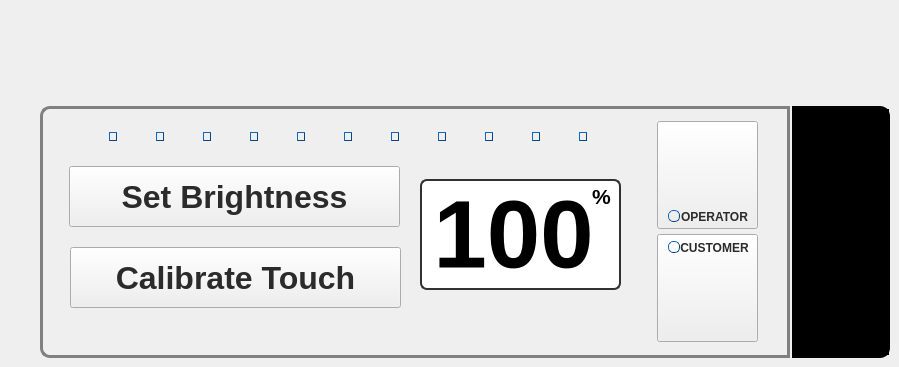
   <widget class="QWidget" name="touchscreenCalibrationTab">
    <attribute name="title">
     <string>Display</string>
    </attribute>
    <widget class="QGroupBox" name="groupBox">
     <property name="geometry">
      <rect>
       <x>40</x>
       <y>106</y>
       <width>750</width>
       <height>252</height>
      </rect>
     </property>
     <property name="styleSheet">
      <string notr="true">QGroupBox#groupBox{
	background: url(:/images/brushedSteelSheet.png); 
border-color: rgb(118, 118, 118);
/*border-radius: 10px;*/
border-top-left-radius:10px;
border-bottom-left-radius: 10px;
border: 3px solid gray;
}

</string>
     </property>
     <property name="title">
      <string/>
     </property>
     <widget class="QLabel" name="customerDisplayButText">
      <property name="geometry">
       <rect>
        <x>634</x>
        <y>133</y>
        <width>81</width>
        <height>17</height>
       </rect>
      </property>
      <property name="font">
       <font>
        <pointsize>9</pointsize>
        <weight>75</weight>
        <italic>false</italic>
        <bold>true</bold>
       </font>
      </property>
      <property name="styleSheet">
       <string notr="true">color: rgb(43, 43, 43);
background:transparent;</string>
      </property>
      <property name="text">
       <string>CUSTOMER</string>
      </property>
      <property name="alignment">
       <set>Qt::AlignCenter</set>
      </property>
     </widget>
     <widget class="QLabel" name="operatorDisplayButText">
      <property name="geometry">
       <rect>
        <x>634</x>
        <y>102</y>
        <width>81</width>
        <height>17</height>
       </rect>
      </property>
      <property name="font">
       <font>
        <pointsize>9</pointsize>
        <weight>75</weight>
        <bold>true</bold>
       </font>
      </property>
      <property name="styleSheet">
       <string notr="true">color: rgb(43, 43, 43);
background:transparent;</string>
      </property>
      <property name="text">
       <string>OPERATOR</string>
      </property>
      <property name="alignment">
       <set>Qt::AlignCenter</set>
      </property>
     </widget>
     <widget class="QLabel" name="label_12">
      <property name="geometry">
       <rect>
        <x>546</x>
        <y>80</y>
        <width>31</width>
        <height>20</height>
       </rect>
      </property>
      <property name="font">
       <font>
        <pointsize>16</pointsize>
        <weight>75</weight>
        <bold>true</bold>
       </font>
      </property>
      <property name="styleSheet">
       <string notr="true">QLabel#label_12{
color: rgb(0,0,0);
background:transparent;
}</string>
      </property>
      <property name="text">
       <string>%</string>
      </property>
      <property name="alignment">
       <set>Qt::AlignCenter</set>
      </property>
     </widget>
     <widget class="QLabel" name="brightnessLabel">
      <property name="geometry">
       <rect>
        <x>383</x>
        <y>78</y>
        <width>181</width>
        <height>101</height>
       </rect>
      </property>
      <property name="font">
       <font>
        <pointsize>72</pointsize>
        <weight>75</weight>
        <bold>true</bold>
       </font>
      </property>
      <property name="styleSheet">
       <string notr="true">QLabel#brightnessLabel{
color: rgb(0,0,0);
}
</string>
      </property>
      <property name="text">
       <string>100</string>
      </property>
      <property name="alignment">
       <set>Qt::AlignCenter</set>
      </property>
     </widget>
     <widget class="QPushButton" name="operatorScreenBut">
      <property name="geometry">
       <rect>
        <x>617</x>
        <y>15</y>
        <width>101</width>
        <height>108</height>
       </rect>
      </property>
      <property name="styleSheet">
       <string notr="true"/>
      </property>
      <property name="text">
       <string/>
      </property>
      <property name="checkable">
       <bool>true</bool>
      </property>
      <property name="checked">
       <bool>false</bool>
      </property>
      <property name="autoExclusive">
       <bool>true</bool>
      </property>
     </widget>
     <widget class="QPushButton" name="setBrightnessBut">
      <property name="geometry">
       <rect>
        <x>29</x>
        <y>60</y>
        <width>331</width>
        <height>61</height>
       </rect>
      </property>
      <property name="font">
       <font>
        <pointsize>24</pointsize>
        <weight>75</weight>
        <bold>true</bold>
       </font>
      </property>
      <property name="styleSheet">
       <string notr="true">QPushButton#setBrightnessBut{
color: rgb(43, 43, 43);
}</string>
      </property>
      <property name="text">
       <string>Set Brightness</string>
      </property>
      <property name="checkable">
       <bool>false</bool>
      </property>
      <property name="flat">
       <bool>false</bool>
      </property>
     </widget>
     <widget class="QPushButton" name="customerScreenBut">
      <property name="geometry">
       <rect>
        <x>617</x>
        <y>128</y>
        <width>101</width>
        <height>108</height>
       </rect>
      </property>
      <property name="text">
       <string/>
      </property>
      <property name="checkable">
       <bool>true</bool>
      </property>
      <property name="autoExclusive">
       <bool>true</bool>
      </property>
     </widget>
     <widget class="QFrame" name="frame">
      <property name="geometry">
       <rect>
        <x>380</x>
        <y>73</y>
        <width>201</width>
        <height>111</height>
       </rect>
      </property>
      <property name="styleSheet">
       <string notr="true">/*background-color: qlineargradient(spread:reflect, x1:0.005, y1:0, x2:1, y2:0, stop:0 rgba(77, 77, 77, 255), stop:1 rgba(190, 190, 190, 255));*/
background-color: rgb(255, 255, 255);
border-radius: 7px;
border: 2px solid rgb(49, 49, 49);</string>
      </property>
      <property name="frameShape">
       <enum>QFrame::StyledPanel</enum>
      </property>
      <property name="frameShadow">
       <enum>QFrame::Sunken</enum>
      </property>
      <property name="lineWidth">
       <number>2</number>
      </property>
      <property name="midLineWidth">
       <number>1</number>
      </property>
     </widget>
     <widget class="QPushButton" name="operatorDisplayIndicator">
      <property name="geometry">
       <rect>
        <x>628</x>
        <y>104</y>
        <width>12</width>
        <height>12</height>
       </rect>
      </property>
      <property name="sizePolicy">
       <sizepolicy hsizetype="Fixed" vsizetype="Fixed">
        <horstretch>12</horstretch>
        <verstretch>12</verstretch>
       </sizepolicy>
      </property>
      <property name="minimumSize">
       <size>
        <width>12</width>
        <height>12</height>
       </size>
      </property>
      <property name="maximumSize">
       <size>
        <width>12</width>
        <height>12</height>
       </size>
      </property>
      <property name="styleSheet">
       <string notr="true">QPushButton {
    /* Let's make the size of the button 1,5 times of font size. */
 /*   min-height: 1.5em;*/
    /* Font size just 1.*/
    /*font: 1em;*/
    /* Margins so that we get a little space on the left and right. */
    margin: 0 0 0 0;
    /* The font color */ 
    color: white;
    /* Here's the background gradient with start point, end point, 
       stop &quot;percentage&quot; and color, stop percentage and color. */
    background-color: qlineargradient(x1: 0, y1: 0, x2: 0, y2: 1,
                                      stop: 0 #2198c0, stop: 1 #0d5ca6);
	background:url(images/brightnessLED.png);
    /* We'll round the borders. */
    border-style: outset;
    /* Round radius will be 3px */
    border-radius: 5px;
    /* Border is only one pixel */
    border-width: 1px;
    /* Border color is now set */
    border-color: #0c457e;
}</string>
      </property>
      <property name="text">
       <string/>
      </property>
     </widget>
     <widget class="QPushButton" name="customerDisplayIndicator">
      <property name="geometry">
       <rect>
        <x>628</x>
        <y>135</y>
        <width>12</width>
        <height>12</height>
       </rect>
      </property>
      <property name="sizePolicy">
       <sizepolicy hsizetype="Fixed" vsizetype="Fixed">
        <horstretch>12</horstretch>
        <verstretch>12</verstretch>
       </sizepolicy>
      </property>
      <property name="minimumSize">
       <size>
        <width>12</width>
        <height>12</height>
       </size>
      </property>
      <property name="maximumSize">
       <size>
        <width>12</width>
        <height>12</height>
       </size>
      </property>
      <property name="styleSheet">
       <string notr="true">QPushButton {
    /* Let's make the size of the button 1,5 times of font size. */
 /*   min-height: 1.5em;*/
    /* Font size just 1.*/
    /*font: 1em;*/
    /* Margins so that we get a little space on the left and right. */
    margin: 0 0 0 0;
    /* The font color */ 
    color: white;
    /* Here's the background gradient with start point, end point, 
       stop &quot;percentage&quot; and color, stop percentage and color. */
    background-color: qlineargradient(x1: 0, y1: 0, x2: 0, y2: 1,
                                      stop: 0 #2198c0, stop: 1 #0d5ca6);
	background:url(images/brightnessLED.png);
    /* We'll round the borders. */
    border-style: outset;
    /* Round radius will be 3px */
    border-radius: 5px;
    /* Border is only one pixel */
    border-width: 1px;
    /* Border color is now set */
    border-color: #0c457e;
}</string>
      </property>
      <property name="text">
       <string/>
      </property>
     </widget>
     <widget class="QPushButton" name="calibrateScreenBut">
      <property name="geometry">
       <rect>
        <x>30</x>
        <y>141</y>
        <width>331</width>
        <height>61</height>
       </rect>
      </property>
      <property name="font">
       <font>
        <pointsize>24</pointsize>
        <weight>75</weight>
        <bold>true</bold>
       </font>
      </property>
      <property name="styleSheet">
       <string notr="true">QPushButton#calibrateScreenBut{
color: rgb(43, 43, 43);
}</string>
      </property>
      <property name="text">
       <string>Calibrate Touch</string>
      </property>
      <property name="checkable">
       <bool>true</bool>
      </property>
      <property name="flat">
       <bool>false</bool>
      </property>
     </widget>
     <widget class="QWidget" name="layoutWidget_2">
      <property name="geometry">
       <rect>
        <x>30</x>
        <y>10</y>
        <width>561</width>
        <height>41</height>
       </rect>
      </property>
      <layout class="QHBoxLayout" name="horizontalLayout_2">
       <property name="spacing">
        <number>0</number>
       </property>
       <property name="sizeConstraint">
        <enum>QLayout::SetNoConstraint</enum>
       </property>
       <item>
        <widget class="QPushButton" name="brightnessIndicator0">
         <property name="sizePolicy">
          <sizepolicy hsizetype="Fixed" vsizetype="Fixed">
           <horstretch>8</horstretch>
           <verstretch>9</verstretch>
          </sizepolicy>
         </property>
         <property name="minimumSize">
          <size>
           <width>8</width>
           <height>9</height>
          </size>
         </property>
         <property name="maximumSize">
          <size>
           <width>8</width>
           <height>9</height>
          </size>
         </property>
         <property name="styleSheet">
          <string notr="true">QPushButton {
    /* Let's make the size of the button 1,5 times of font size. */
 /*   min-height: 1.5em;*/
    /* Font size just 1.*/
    /*font: 1em;*/
    /* Margins so that we get a little space on the left and right. */
    margin: 0 0 0 0;
    /* The font color */ 
    color: white;
    /* Here's the background gradient with start point, end point, 
       stop &quot;percentage&quot; and color, stop percentage and color. */
    background-color: qlineargradient(x1: 0, y1: 0, x2: 0, y2: 1,
                                      stop: 0 #2198c0, stop: 1 #0d5ca6);
	background:url(:/images/brightnessLED.png);
    /* We'll round the borders. */
    border-style: outset;
    /* Round radius will be 3px */
    border-radius: 5px;
    /* Border is only one pixel */
    border-width: 1px;
    /* Border color is now set */
    border-color: #0c457e;
}</string>
         </property>
         <property name="text">
          <string/>
         </property>
        </widget>
       </item>
       <item>
        <widget class="QPushButton" name="brightnessIndicator1">
         <property name="sizePolicy">
          <sizepolicy hsizetype="Fixed" vsizetype="Fixed">
           <horstretch>8</horstretch>
           <verstretch>9</verstretch>
          </sizepolicy>
         </property>
         <property name="minimumSize">
          <size>
           <width>8</width>
           <height>9</height>
          </size>
         </property>
         <property name="maximumSize">
          <size>
           <width>8</width>
           <height>9</height>
          </size>
         </property>
         <property name="styleSheet">
          <string notr="true">QPushButton {
    /* Let's make the size of the button 1,5 times of font size. */
 /*   min-height: 1.5em;*/
    /* Font size just 1.*/
    /*font: 1em;*/
    /* Margins so that we get a little space on the left and right. */
    margin: 0 0 0 0;
    /* The font color */ 
    color: white;
    /* Here's the background gradient with start point, end point, 
       stop &quot;percentage&quot; and color, stop percentage and color. */
    background-color: qlineargradient(x1: 0, y1: 0, x2: 0, y2: 1,
                                      stop: 0 #2198c0, stop: 1 #0d5ca6);
	background:url(:/images/brightnessLED.png);
    /* We'll round the borders. */
    border-style: outset;
    /* Round radius will be 3px */
    border-radius: 5px;
    /* Border is only one pixel */
    border-width: 1px;
    /* Border color is now set */
    border-color: #0c457e;
}</string>
         </property>
         <property name="text">
          <string/>
         </property>
        </widget>
       </item>
       <item>
        <widget class="QPushButton" name="brightnessIndicator2">
         <property name="sizePolicy">
          <sizepolicy hsizetype="Fixed" vsizetype="Fixed">
           <horstretch>8</horstretch>
           <verstretch>9</verstretch>
          </sizepolicy>
         </property>
         <property name="minimumSize">
          <size>
           <width>8</width>
           <height>9</height>
          </size>
         </property>
         <property name="maximumSize">
          <size>
           <width>8</width>
           <height>9</height>
          </size>
         </property>
         <property name="styleSheet">
          <string notr="true">QPushButton {
    /* Let's make the size of the button 1,5 times of font size. */
 /*   min-height: 1.5em;*/
    /* Font size just 1.*/
    /*font: 1em;*/
    /* Margins so that we get a little space on the left and right. */
    margin: 0 0 0 0;
    /* The font color */ 
    color: white;
    /* Here's the background gradient with start point, end point, 
       stop &quot;percentage&quot; and color, stop percentage and color. */
    background-color: qlineargradient(x1: 0, y1: 0, x2: 0, y2: 1,
                                      stop: 0 #2198c0, stop: 1 #0d5ca6);
	background:url(:/images/brightnessLED.png);
    /* We'll round the borders. */
    border-style: outset;
    /* Round radius will be 3px */
    border-radius: 5px;
    /* Border is only one pixel */
    border-width: 1px;
    /* Border color is now set */
    border-color: #0c457e;
}</string>
         </property>
         <property name="text">
          <string/>
         </property>
        </widget>
       </item>
       <item>
        <widget class="QPushButton" name="brightnessIndicator3">
         <property name="sizePolicy">
          <sizepolicy hsizetype="Fixed" vsizetype="Fixed">
           <horstretch>8</horstretch>
           <verstretch>9</verstretch>
          </sizepolicy>
         </property>
         <property name="minimumSize">
          <size>
           <width>8</width>
           <height>9</height>
          </size>
         </property>
         <property name="maximumSize">
          <size>
           <width>8</width>
           <height>9</height>
          </size>
         </property>
         <property name="styleSheet">
          <string notr="true">QPushButton {
    /* Let's make the size of the button 1,5 times of font size. */
 /*   min-height: 1.5em;*/
    /* Font size just 1.*/
    /*font: 1em;*/
    /* Margins so that we get a little space on the left and right. */
    margin: 0 0 0 0;
    /* The font color */ 
    color: white;
    /* Here's the background gradient with start point, end point, 
       stop &quot;percentage&quot; and color, stop percentage and color. */
    background-color: qlineargradient(x1: 0, y1: 0, x2: 0, y2: 1,
                                      stop: 0 #2198c0, stop: 1 #0d5ca6);
	background:url(:/images/brightnessLED.png);
    /* We'll round the borders. */
    border-style: outset;
    /* Round radius will be 3px */
    border-radius: 5px;
    /* Border is only one pixel */
    border-width: 1px;
    /* Border color is now set */
    border-color: #0c457e;
}</string>
         </property>
         <property name="text">
          <string/>
         </property>
        </widget>
       </item>
       <item>
        <widget class="QPushButton" name="brightnessIndicator4">
         <property name="sizePolicy">
          <sizepolicy hsizetype="Fixed" vsizetype="Fixed">
           <horstretch>8</horstretch>
           <verstretch>9</verstretch>
          </sizepolicy>
         </property>
         <property name="minimumSize">
          <size>
           <width>8</width>
           <height>9</height>
          </size>
         </property>
         <property name="maximumSize">
          <size>
           <width>8</width>
           <height>9</height>
          </size>
         </property>
         <property name="styleSheet">
          <string notr="true">QPushButton {
    /* Let's make the size of the button 1,5 times of font size. */
 /*   min-height: 1.5em;*/
    /* Font size just 1.*/
    /*font: 1em;*/
    /* Margins so that we get a little space on the left and right. */
    margin: 0 0 0 0;
    /* The font color */ 
    color: white;
    /* Here's the background gradient with start point, end point, 
       stop &quot;percentage&quot; and color, stop percentage and color. */
    background-color: qlineargradient(x1: 0, y1: 0, x2: 0, y2: 1,
                                      stop: 0 #2198c0, stop: 1 #0d5ca6);
	background:url(:/images/brightnessLED.png);
    /* We'll round the borders. */
    border-style: outset;
    /* Round radius will be 3px */
    border-radius: 5px;
    /* Border is only one pixel */
    border-width: 1px;
    /* Border color is now set */
    border-color: #0c457e;
}</string>
         </property>
         <property name="text">
          <string/>
         </property>
        </widget>
       </item>
       <item>
        <widget class="QPushButton" name="brightnessIndicator5">
         <property name="sizePolicy">
          <sizepolicy hsizetype="Fixed" vsizetype="Fixed">
           <horstretch>8</horstretch>
           <verstretch>9</verstretch>
          </sizepolicy>
         </property>
         <property name="minimumSize">
          <size>
           <width>8</width>
           <height>9</height>
          </size>
         </property>
         <property name="maximumSize">
          <size>
           <width>8</width>
           <height>9</height>
          </size>
         </property>
         <property name="styleSheet">
          <string notr="true">QPushButton {
    /* Let's make the size of the button 1,5 times of font size. */
 /*   min-height: 1.5em;*/
    /* Font size just 1.*/
    /*font: 1em;*/
    /* Margins so that we get a little space on the left and right. */
    margin: 0 0 0 0;
    /* The font color */ 
    color: white;
    /* Here's the background gradient with start point, end point, 
       stop &quot;percentage&quot; and color, stop percentage and color. */
    background-color: qlineargradient(x1: 0, y1: 0, x2: 0, y2: 1,
                                      stop: 0 #2198c0, stop: 1 #0d5ca6);
	background:url(:/images/brightnessLED.png);
    /* We'll round the borders. */
    border-style: outset;
    /* Round radius will be 3px */
    border-radius: 5px;
    /* Border is only one pixel */
    border-width: 1px;
    /* Border color is now set */
    border-color: #0c457e;
}</string>
         </property>
         <property name="text">
          <string/>
         </property>
        </widget>
       </item>
       <item>
        <widget class="QPushButton" name="brightnessIndicator6">
         <property name="sizePolicy">
          <sizepolicy hsizetype="Fixed" vsizetype="Fixed">
           <horstretch>8</horstretch>
           <verstretch>9</verstretch>
          </sizepolicy>
         </property>
         <property name="minimumSize">
          <size>
           <width>8</width>
           <height>9</height>
          </size>
         </property>
         <property name="maximumSize">
          <size>
           <width>8</width>
           <height>9</height>
          </size>
         </property>
         <property name="styleSheet">
          <string notr="true">QPushButton {
    /* Let's make the size of the button 1,5 times of font size. */
 /*   min-height: 1.5em;*/
    /* Font size just 1.*/
    /*font: 1em;*/
    /* Margins so that we get a little space on the left and right. */
    margin: 0 0 0 0;
    /* The font color */ 
    color: white;
    /* Here's the background gradient with start point, end point, 
       stop &quot;percentage&quot; and color, stop percentage and color. */
    background-color: qlineargradient(x1: 0, y1: 0, x2: 0, y2: 1,
                                      stop: 0 #2198c0, stop: 1 #0d5ca6);
	background:url(:/images/brightnessLED.png);
    /* We'll round the borders. */
    border-style: outset;
    /* Round radius will be 3px */
    border-radius: 5px;
    /* Border is only one pixel */
    border-width: 1px;
    /* Border color is now set */
    border-color: #0c457e;
}</string>
         </property>
         <property name="text">
          <string/>
         </property>
        </widget>
       </item>
       <item>
        <widget class="QPushButton" name="brightnessIndicator7">
         <property name="sizePolicy">
          <sizepolicy hsizetype="Fixed" vsizetype="Fixed">
           <horstretch>8</horstretch>
           <verstretch>9</verstretch>
          </sizepolicy>
         </property>
         <property name="minimumSize">
          <size>
           <width>8</width>
           <height>9</height>
          </size>
         </property>
         <property name="maximumSize">
          <size>
           <width>8</width>
           <height>9</height>
          </size>
         </property>
         <property name="styleSheet">
          <string notr="true">QPushButton {
    /* Let's make the size of the button 1,5 times of font size. */
 /*   min-height: 1.5em;*/
    /* Font size just 1.*/
    /*font: 1em;*/
    /* Margins so that we get a little space on the left and right. */
    margin: 0 0 0 0;
    /* The font color */ 
    color: white;
    /* Here's the background gradient with start point, end point, 
       stop &quot;percentage&quot; and color, stop percentage and color. */
    background-color: qlineargradient(x1: 0, y1: 0, x2: 0, y2: 1,
                                      stop: 0 #2198c0, stop: 1 #0d5ca6);
	background:url(:/images/brightnessLED.png);
    /* We'll round the borders. */
    border-style: outset;
    /* Round radius will be 3px */
    border-radius: 5px;
    /* Border is only one pixel */
    border-width: 1px;
    /* Border color is now set */
    border-color: #0c457e;
}</string>
         </property>
         <property name="text">
          <string/>
         </property>
        </widget>
       </item>
       <item>
        <widget class="QPushButton" name="brightnessIndicator8">
         <property name="sizePolicy">
          <sizepolicy hsizetype="Fixed" vsizetype="Fixed">
           <horstretch>8</horstretch>
           <verstretch>9</verstretch>
          </sizepolicy>
         </property>
         <property name="minimumSize">
          <size>
           <width>8</width>
           <height>9</height>
          </size>
         </property>
         <property name="maximumSize">
          <size>
           <width>8</width>
           <height>9</height>
          </size>
         </property>
         <property name="styleSheet">
          <string notr="true">QPushButton {
    /* Let's make the size of the button 1,5 times of font size. */
 /*   min-height: 1.5em;*/
    /* Font size just 1.*/
    /*font: 1em;*/
    /* Margins so that we get a little space on the left and right. */
    margin: 0 0 0 0;
    /* The font color */ 
    color: white;
    /* Here's the background gradient with start point, end point, 
       stop &quot;percentage&quot; and color, stop percentage and color. */
    background-color: qlineargradient(x1: 0, y1: 0, x2: 0, y2: 1,
                                      stop: 0 #2198c0, stop: 1 #0d5ca6);
	background:url(:/images/brightnessLED.png);
    /* We'll round the borders. */
    border-style: outset;
    /* Round radius will be 3px */
    border-radius: 5px;
    /* Border is only one pixel */
    border-width: 1px;
    /* Border color is now set */
    border-color: #0c457e;
}</string>
         </property>
         <property name="text">
          <string/>
         </property>
        </widget>
       </item>
       <item>
        <widget class="QPushButton" name="brightnessIndicator9">
         <property name="sizePolicy">
          <sizepolicy hsizetype="Fixed" vsizetype="Fixed">
           <horstretch>8</horstretch>
           <verstretch>9</verstretch>
          </sizepolicy>
         </property>
         <property name="minimumSize">
          <size>
           <width>8</width>
           <height>9</height>
          </size>
         </property>
         <property name="maximumSize">
          <size>
           <width>8</width>
           <height>9</height>
          </size>
         </property>
         <property name="styleSheet">
          <string notr="true">QPushButton {
    /* Let's make the size of the button 1,5 times of font size. */
 /*   min-height: 1.5em;*/
    /* Font size just 1.*/
    /*font: 1em;*/
    /* Margins so that we get a little space on the left and right. */
    margin: 0 0 0 0;
    /* The font color */ 
    color: white;
    /* Here's the background gradient with start point, end point, 
       stop &quot;percentage&quot; and color, stop percentage and color. */
    background-color: qlineargradient(x1: 0, y1: 0, x2: 0, y2: 1,
                                      stop: 0 #2198c0, stop: 1 #0d5ca6);
	background:url(:/images/brightnessLED.png);
    /* We'll round the borders. */
    border-style: outset;
    /* Round radius will be 3px */
    border-radius: 5px;
    /* Border is only one pixel */
    border-width: 1px;
    /* Border color is now set */
    border-color: #0c457e;
}</string>
         </property>
         <property name="text">
          <string/>
         </property>
        </widget>
       </item>
       <item>
        <widget class="QPushButton" name="brightnessIndicator10">
         <property name="sizePolicy">
          <sizepolicy hsizetype="Fixed" vsizetype="Fixed">
           <horstretch>8</horstretch>
           <verstretch>9</verstretch>
          </sizepolicy>
         </property>
         <property name="minimumSize">
          <size>
           <width>8</width>
           <height>9</height>
          </size>
         </property>
         <property name="maximumSize">
          <size>
           <width>8</width>
           <height>9</height>
          </size>
         </property>
         <property name="styleSheet">
          <string notr="true">QPushButton {
    /* Let's make the size of the button 1,5 times of font size. */
 /*   min-height: 1.5em;*/
    /* Font size just 1.*/
    /*font: 1em;*/
    /* Margins so that we get a little space on the left and right. */
    margin: 0 0 0 0;
    /* The font color */ 
    color: white;
    /* Here's the background gradient with start point, end point, 
       stop &quot;percentage&quot; and color, stop percentage and color. */
    background-color: qlineargradient(x1: 0, y1: 0, x2: 0, y2: 1,
                                      stop: 0 #2198c0, stop: 1 #0d5ca6);
	background:url(:/images/brightnessLED.png);
    /* We'll round the borders. */
    border-style: outset;
    /* Round radius will be 3px */
    border-radius: 5px;
    /* Border is only one pixel */
    border-width: 1px;
    /* Border color is now set */
    border-color: #0c457e;
}</string>
         </property>
         <property name="text">
          <string/>
         </property>
        </widget>
       </item>
      </layout>
     </widget>
     <zorder>frame</zorder>
     <zorder>brightnessLabel</zorder>
     <zorder>operatorScreenBut</zorder>
     <zorder>setBrightnessBut</zorder>
     <zorder>customerScreenBut</zorder>
     <zorder>operatorDisplayButText</zorder>
     <zorder>customerDisplayButText</zorder>
     <zorder>operatorDisplayIndicator</zorder>
     <zorder>customerDisplayIndicator</zorder>
     <zorder>calibrateScreenBut</zorder>
     <zorder>label_12</zorder>
     <zorder>layoutWidget_2</zorder>
    </widget>
    <widget class="QSpinBox" name="brightnessSpinBox">
     <property name="geometry">
      <rect>
       <x>792</x>
       <y>106</y>
       <width>98</width>
       <height>252</height>
      </rect>
     </property>
     <property name="focusPolicy">
      <enum>Qt::NoFocus</enum>
     </property>
     <property name="styleSheet">
      <string notr="true">QSpinBox#brightnessSpinBox{
	border-top-right-radius: 10px;
	border-bottom-right-radius: 10px;
	border: 2px solid black;
	height:252px;
	width: 98px;
	background:black;
	margin: 0 0 0 0;
}

 QSpinBox#brightnessSpinBox::up-button {
      width: 98px;
	height:126px;
 /* 16 + 2*1px border-width = 15px padding + 3px parent border */
	background:black;	
	background: url(:/images/SpinBoxButtonsOffTop.png);
    
 }
QSpinBox#brightnessSpinBox::down-button {
     width: 98px;
height:126px;
background:url(:/images/SpinBoxButtonsOffBottom.png);
    
}</string>
     </property>
     <property name="frame">
      <bool>true</bool>
     </property>
     <property name="buttonSymbols">
      <enum>QAbstractSpinBox::UpDownArrows</enum>
     </property>
     <property name="accelerated">
      <bool>true</bool>
     </property>
     <property name="maximum">
      <number>100</number>
     </property>
    </widget>
   </widget>
